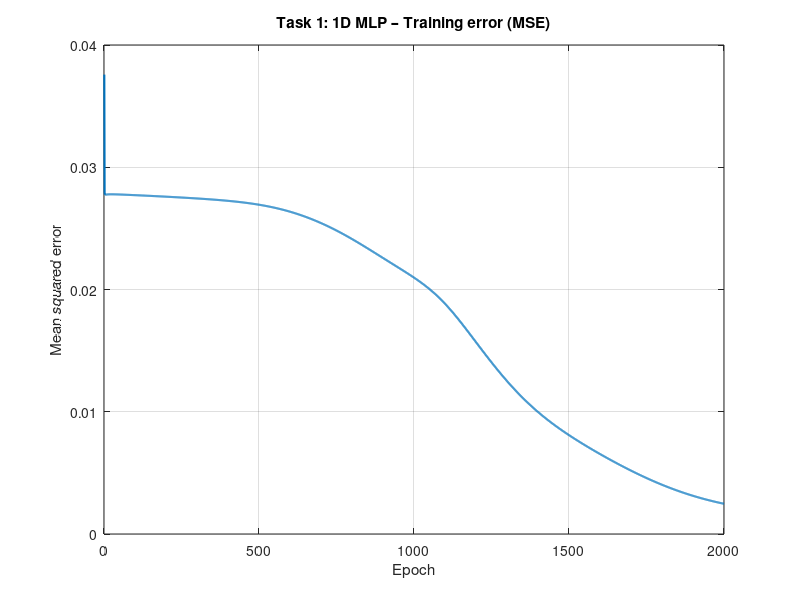
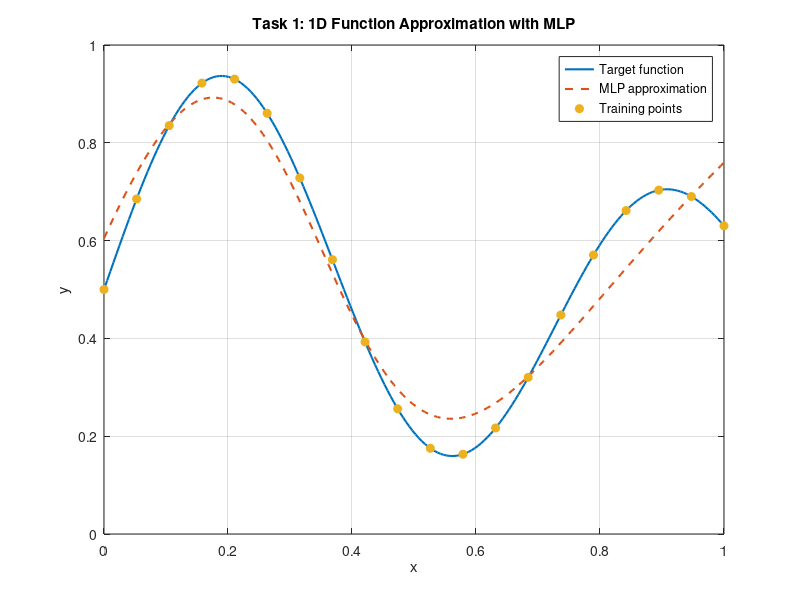
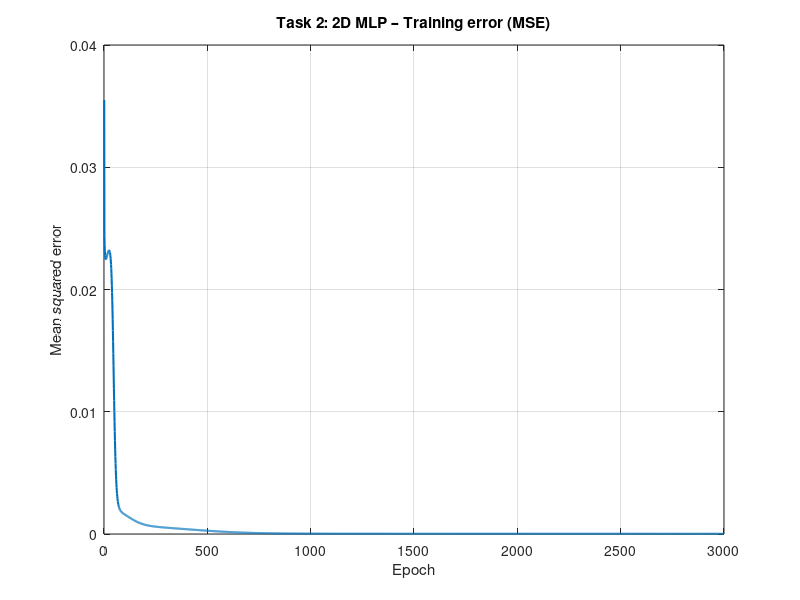
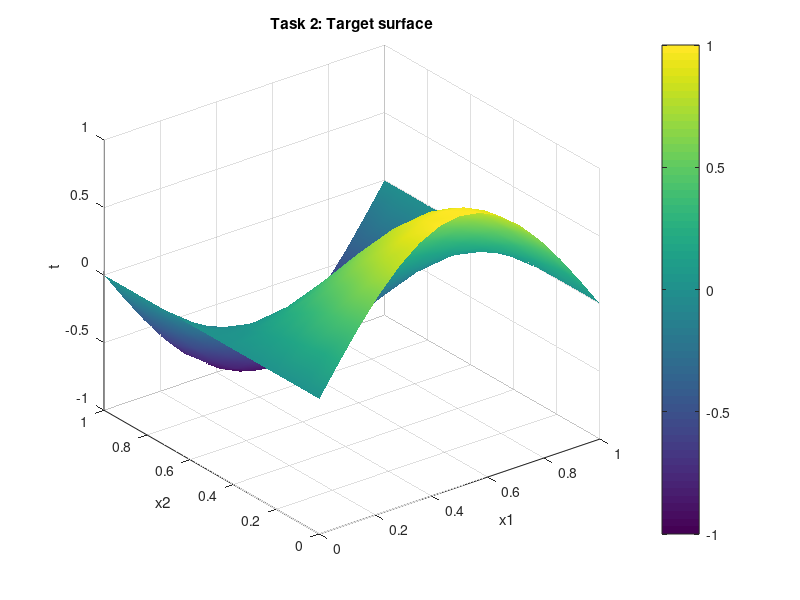

Write MATLAB code to recreate these figures, in order.
clear; clc; close all;
rng(0);  % for reproducibility

%  TASK 1: 1D APPROXIMATION

fprintf(' TASK 1: 1D function approximation \n');

% Generating training data (20 samples in [0, 1])
N = 20;
x = linspace(0, 1, N)';   % column vector (20x1)

% Given target function:
% y = (1 + 0.6 * sin(2*pi*x/0.7) + 0.3 * sin(2*pi*x)) / 2;
t = (1 + 0.6 * sin(2*pi*x/0.7) + 0.3 * sin(2*pi*x)) / 2;  % (20x1)

% Network architecture for 1D
n_in_1D  = 1;
n_hid_1D = 6;    % between 4 and 8
n_out_1D = 1;

% Initializing weights and biases (small random values)
Wh_1D = 0.5 * randn(n_hid_1D, n_in_1D);   % (6x1)
bh_1D = 0.5 * randn(n_hid_1D, 1);         % (6x1)

Wo_1D = 0.5 * randn(n_out_1D, n_hid_1D);  % (1x6)
bo_1D = 0.5 * randn(n_out_1D, 1);         % (1x1)

% Training parameters
eta_1D      = 0.05;     % learning rate
n_epochs_1D = 2000;     % number of epochs

E_hist_1D = zeros(n_epochs_1D, 1);  % MSE per epoch

% Training loop (backpropagation, online learning)
for epoch = 1:n_epochs_1D
    sq_err_sum = 0;
    
    for i = 1:N
        xi = x(i);      % scalar input
        ti = t(i);      % scalar target
        
        zh = Wh_1D * xi + bh_1D;    % (6x1)
        ah = tanh(zh);              % tanh activation
        
        zo = Wo_1D * ah + bo_1D;    % (1x1)
        yi = zo;                    % linear
        
        err = yi - ti;              % scalar
        sq_err_sum = sq_err_sum + 0.5*err^2;
        
        % Output delta
        delta_out = err;            % linear output
        
        % Hidden deltas
        delta_hid = (Wo_1D' * delta_out) .* (1 - ah.^2);  % (6x1)
        
        % Gradients 
        dWo = delta_out * ah';  % (1x6)
        dbo = delta_out;        % scalar
        
        dWh = delta_hid * xi;   % (6x1)
        dbh = delta_hid;        % (6x1)
        
        %  Update 
        Wo_1D = Wo_1D - eta_1D * dWo;
        bo_1D = bo_1D - eta_1D * dbo;
        
        Wh_1D = Wh_1D - eta_1D * dWh;
        bh_1D = bh_1D - eta_1D * dbh;
    end
    
    % Mean squared error for this epoch
    E_hist_1D(epoch) = sq_err_sum / N;
    
    if mod(epoch, 200) == 0
        fprintf('1D Epoch %4d, MSE = %.6f\n', epoch, E_hist_1D(epoch));
    end
end

% Evaluating trained 1D network on dense grid
x_dense = linspace(0, 1, 200)';   % more points for smooth plot
t_dense = (1 + 0.6 * sin(2*pi*x_dense/0.7) + 0.3 * sin(2*pi*x_dense)) / 2;

y_dense = zeros(size(x_dense));

for i = 1:length(x_dense)
    xi = x_dense(i);
    zh = Wh_1D * xi + bh_1D;
    ah = tanh(zh);
    zo = Wo_1D * ah + bo_1D;
    y_dense(i) = zo;
end

% Plots for 1D task
figure;
plot(E_hist_1D, 'LineWidth', 1.5);
xlabel('Epoch');
ylabel('Mean squared error');
title('Task 1: 1D MLP – Training error (MSE)');
grid on;

figure;
plot(x_dense, t_dense, 'LineWidth', 1.5); hold on;
plot(x_dense, y_dense, '--', 'LineWidth', 1.5);
plot(x, t, 'o', 'MarkerSize', 6, 'MarkerFaceColor', 'auto');
legend('Target function', 'MLP approximation', 'Training points', 'Location', 'Best');
xlabel('x');
ylabel('y');
title('Task 1: 1D Function Approximation with MLP');
grid on;

%  TASK 2: 2D SURFACE APPROXIMATION

fprintf(' TASK 2: 2D surface approximation \n');

% Now Creating a network with:
% 2 inputs: x1, x2
% 1 hidden layer (tanh)
% 1 linear output
% The target function is a smooth surface

% Generating 2D training data
N1 = 15;   % number of points along x1
N2 = 15;   % number of points along x2

x1 = linspace(0, 1, N1);
x2 = linspace(0, 1, N2);

[X1, X2] = meshgrid(x1, x2);  % N2 x N1 grid

% Defining target surface:
T2 = sin(pi * X1) .* cos(pi * X2);   % N2 x N1 matrix

% Flattening to vectors of samples
X1_vec = X1(:);    % (N1*N2 x 1)
X2_vec = X2(:);    % (N1*N2 x 1)
T2_vec = T2(:);    % (N1*N2 x 1)

N_2D = length(T2_vec);  % total number of training samples

% Network architecture for 2D
n_in_2D  = 2;
n_hid_2D = 8;     % hidden neurons
n_out_2D = 1;

% Initializing weights and biases
Wh_2D = 0.5 * randn(n_hid_2D, n_in_2D);   % (8x2)
bh_2D = 0.5 * randn(n_hid_2D, 1);         % (8x1)

Wo_2D = 0.5 * randn(n_out_2D, n_hid_2D);  % (1x8)
bo_2D = 0.5 * randn(n_out_2D, 1);         % (1x1)

% Training parameters
eta_2D      = 0.05;
n_epochs_2D = 3000;

E_hist_2D = zeros(n_epochs_2D, 1);

% Training loop for 2D (backpropagation)
for epoch = 1:n_epochs_2D
    sq_err_sum = 0;
    
    for i = 1:N_2D
        % Input vector (2x1)
        xi = [X1_vec(i); X2_vec(i)];
        ti = T2_vec(i);
        
        %  Forward pass 
        zh = Wh_2D * xi + bh_2D;
        ah = tanh(zh);               
        
        zo = Wo_2D * ah + bo_2D;     
        yi = zo;                     
        
        %  Error 
        err = yi - ti;
        sq_err_sum = sq_err_sum + 0.5*err^2;
        
        %  Backward pass 
        delta_out = err;             
        
        delta_hid = (Wo_2D' * delta_out) .* (1 - ah.^2);  
        
        %  Gradients 
        dWo = delta_out * ah';       
        dbo = delta_out;             
        
        dWh = delta_hid * xi';      
        dbh = delta_hid;             
        
        %  Update 
        Wo_2D = Wo_2D - eta_2D * dWo;
        bo_2D = bo_2D - eta_2D * dbo;
        
        Wh_2D = Wh_2D - eta_2D * dWh;
        bh_2D = bh_2D - eta_2D * dbh;
    end
    
    E_hist_2D(epoch) = sq_err_sum / N_2D;
    
    if mod(epoch, 500) == 0
        fprintf('2D Epoch %4d, MSE = %.6f\n', epoch, E_hist_2D(epoch));
    end
end

% Evaluating trained 2D network on grid
Y2_pred_vec = zeros(N_2D, 1);

for i = 1:N_2D
    xi = [X1_vec(i); X2_vec(i)];
    zh = Wh_2D * xi + bh_2D;
    ah = tanh(zh);
    zo = Wo_2D * ah + bo_2D;
    Y2_pred_vec(i) = zo;
end

Y2_pred = reshape(Y2_pred_vec, size(X1));  % reshaping it back to grid size

% Plots for 2D task

% Error vs epoch
figure;
plot(E_hist_2D, 'LineWidth', 1.5);
xlabel('Epoch');
ylabel('Mean squared error');
title('Task 2: 2D MLP – Training error (MSE)');
grid on;

% Target surface
figure;
surf(X1, X2, T2);
xlabel('x1'); ylabel('x2'); zlabel('t');
title('Task 2: Target surface');
shading interp; colorbar;

% Approximated surface
figure;
surf(X1, X2, Y2_pred);
xlabel('x1'); ylabel('x2'); zlabel('y_{MLP}');
title('Task 2: MLP-approximated surface');
shading interp; colorbar;

% Error surface (optional)
figure;
surf(X1, X2, T2 - Y2_pred);
xlabel('x1'); ylabel('x2'); zlabel('Error');
title('Task 2: Approximation error (target - MLP)');
shading interp; colorbar;
